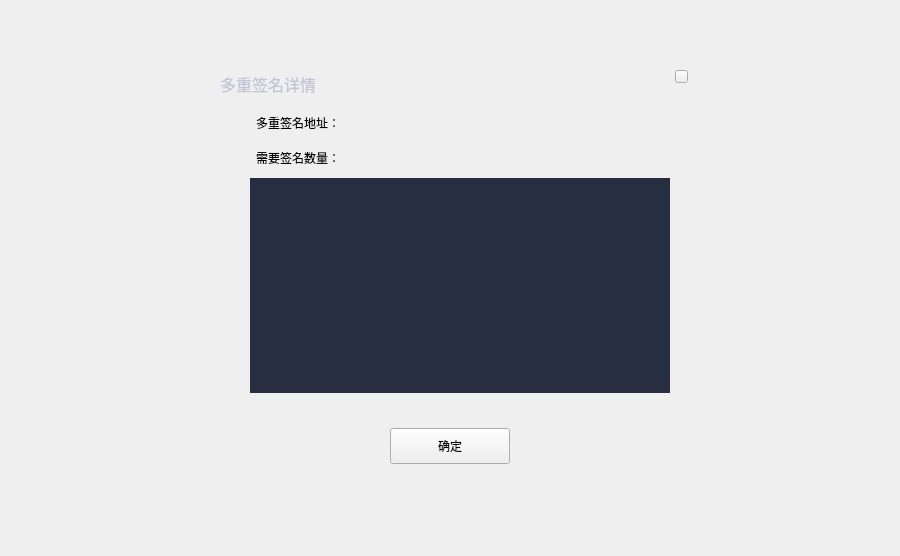
<?xml version="1.0" encoding="UTF-8"?>
<ui version="4.0">
 <class>MultiSigInfoDialog</class>
 <widget class="QDialog" name="MultiSigInfoDialog">
  <property name="geometry">
   <rect>
    <x>0</x>
    <y>0</y>
    <width>900</width>
    <height>556</height>
   </rect>
  </property>
  <property name="windowTitle">
   <string>Dialog</string>
  </property>
  <widget class="QWidget" name="widget" native="true">
   <property name="geometry">
    <rect>
     <x>0</x>
     <y>0</y>
     <width>900</width>
     <height>556</height>
    </rect>
   </property>
   <widget class="QWidget" name="containerWidget" native="true">
    <property name="geometry">
     <rect>
      <x>200</x>
      <y>58</y>
      <width>500</width>
      <height>440</height>
     </rect>
    </property>
    <property name="font">
     <font>
      <family>微软雅黑 Light</family>
     </font>
    </property>
    <widget class="QLabel" name="label_2">
     <property name="geometry">
      <rect>
       <x>20</x>
       <y>15</y>
       <width>171</width>
       <height>21</height>
      </rect>
     </property>
     <property name="font">
      <font>
       <family>微软雅黑 Light</family>
       <pointsize>12</pointsize>
      </font>
     </property>
     <property name="styleSheet">
      <string notr="true">color: rgb(192, 196, 212);</string>
     </property>
     <property name="text">
      <string>多重签名详情</string>
     </property>
    </widget>
    <widget class="QLabel" name="label">
     <property name="geometry">
      <rect>
       <x>0</x>
       <y>50</y>
       <width>140</width>
       <height>30</height>
      </rect>
     </property>
     <property name="text">
      <string>多重签名地址：</string>
     </property>
     <property name="alignment">
      <set>Qt::AlignRight|Qt::AlignTrailing|Qt::AlignVCenter</set>
     </property>
    </widget>
    <widget class="QToolButton" name="okBtn">
     <property name="geometry">
      <rect>
       <x>190</x>
       <y>370</y>
       <width>120</width>
       <height>36</height>
      </rect>
     </property>
     <property name="font">
      <font>
       <family>微软雅黑 Light</family>
      </font>
     </property>
     <property name="cursor">
      <cursorShape>PointingHandCursor</cursorShape>
     </property>
     <property name="focusPolicy">
      <enum>Qt::NoFocus</enum>
     </property>
     <property name="styleSheet">
      <string notr="true"/>
     </property>
     <property name="text">
      <string>确定</string>
     </property>
    </widget>
    <widget class="QLabel" name="addressLabel">
     <property name="geometry">
      <rect>
       <x>150</x>
       <y>50</y>
       <width>280</width>
       <height>30</height>
      </rect>
     </property>
     <property name="text">
      <string/>
     </property>
     <property name="alignment">
      <set>Qt::AlignLeading|Qt::AlignLeft|Qt::AlignVCenter</set>
     </property>
     <property name="textInteractionFlags">
      <set>Qt::LinksAccessibleByMouse|Qt::TextSelectableByMouse</set>
     </property>
    </widget>
    <widget class="QTableWidget" name="infoTableWidget">
     <property name="geometry">
      <rect>
       <x>50</x>
       <y>120</y>
       <width>420</width>
       <height>215</height>
      </rect>
     </property>
     <property name="cursor" stdset="0">
      <cursorShape>PointingHandCursor</cursorShape>
     </property>
     <property name="layoutDirection">
      <enum>Qt::LeftToRight</enum>
     </property>
     <property name="styleSheet">
      <string notr="true">QTableWidget{border: none;gridline-color: rgb(241,241,248);background-color: rgb(40, 46, 66);}
QHeaderView{background-color:rgb(40,46,66);min-height:30;color:white;}
QHeaderView::section{background-color: rgb(56,63,93);border: 1px solid rgb(40,46,66);
font: 12px &quot;微软雅黑 Light&quot;;}
</string>
     </property>
     <property name="frameShape">
      <enum>QFrame::Box</enum>
     </property>
     <property name="frameShadow">
      <enum>QFrame::Plain</enum>
     </property>
     <property name="verticalScrollBarPolicy">
      <enum>Qt::ScrollBarAsNeeded</enum>
     </property>
     <property name="horizontalScrollBarPolicy">
      <enum>Qt::ScrollBarAlwaysOff</enum>
     </property>
     <property name="autoScroll">
      <bool>true</bool>
     </property>
     <property name="editTriggers">
      <set>QAbstractItemView::NoEditTriggers</set>
     </property>
     <property name="selectionMode">
      <enum>QAbstractItemView::NoSelection</enum>
     </property>
     <property name="iconSize">
      <size>
       <width>19</width>
       <height>12</height>
      </size>
     </property>
     <property name="showGrid">
      <bool>true</bool>
     </property>
     <property name="gridStyle">
      <enum>Qt::SolidLine</enum>
     </property>
     <attribute name="horizontalHeaderVisible">
      <bool>false</bool>
     </attribute>
     <attribute name="horizontalHeaderCascadingSectionResizes">
      <bool>false</bool>
     </attribute>
     <attribute name="horizontalHeaderHighlightSections">
      <bool>false</bool>
     </attribute>
     <attribute name="verticalHeaderVisible">
      <bool>false</bool>
     </attribute>
     <attribute name="verticalHeaderHighlightSections">
      <bool>false</bool>
     </attribute>
     <column>
      <property name="text">
       <string>拥有者地址</string>
      </property>
      <property name="font">
       <font>
        <family>微软雅黑 Light</family>
       </font>
      </property>
      <property name="textAlignment">
       <set>AlignCenter</set>
      </property>
     </column>
     <column>
      <property name="text">
       <string>账户</string>
      </property>
      <property name="font">
       <font>
        <family>微软雅黑 Light</family>
       </font>
      </property>
      <property name="textAlignment">
       <set>AlignCenter</set>
      </property>
     </column>
    </widget>
    <widget class="QLabel" name="label_4">
     <property name="geometry">
      <rect>
       <x>0</x>
       <y>80</y>
       <width>140</width>
       <height>40</height>
      </rect>
     </property>
     <property name="text">
      <string>需要签名数量：</string>
     </property>
     <property name="alignment">
      <set>Qt::AlignRight|Qt::AlignTrailing|Qt::AlignVCenter</set>
     </property>
     <property name="wordWrap">
      <bool>true</bool>
     </property>
    </widget>
    <widget class="QLabel" name="requiresLabel">
     <property name="geometry">
      <rect>
       <x>150</x>
       <y>85</y>
       <width>100</width>
       <height>30</height>
      </rect>
     </property>
     <property name="text">
      <string/>
     </property>
     <property name="alignment">
      <set>Qt::AlignLeading|Qt::AlignLeft|Qt::AlignVCenter</set>
     </property>
     <property name="textInteractionFlags">
      <set>Qt::LinksAccessibleByMouse|Qt::TextSelectableByMouse</set>
     </property>
    </widget>
    <widget class="QToolButton" name="closeBtn">
     <property name="geometry">
      <rect>
       <x>475</x>
       <y>12</y>
       <width>13</width>
       <height>13</height>
      </rect>
     </property>
     <property name="cursor">
      <cursorShape>PointingHandCursor</cursorShape>
     </property>
     <property name="focusPolicy">
      <enum>Qt::NoFocus</enum>
     </property>
     <property name="text">
      <string/>
     </property>
    </widget>
   </widget>
  </widget>
 </widget>
 <resources/>
 <connections/>
</ui>
